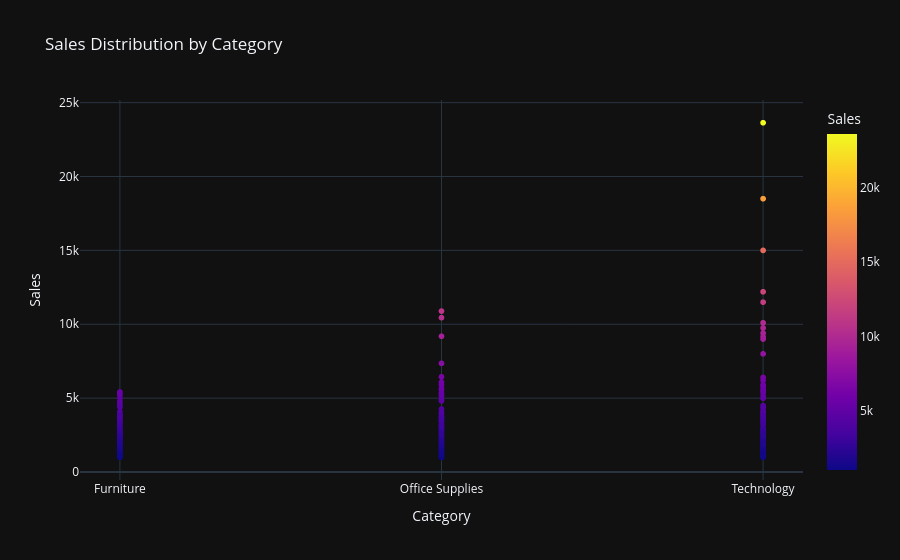

The notebook cell this image was saved under:
### Code cell
fig = px.scatter(toolkit,x="Category",y="Sales",color="Sales",template="plotly_dark",title="Sales Distribution by Category")
fig.show()

### Figure 1 — Plotly figure (JSON) as saved in the notebook; plotly's stock layout.template omitted (floating-point values rounded to 4 significant figures; data arrays with more than 128 entries replaced by an {"elided": "..."} marker saying what was removed)
{"data": [{"hovertemplate": "Category=%{x}<br>Sales=%{marker.color}<extra></extra>", "legendgroup": "", "marker": {"color": {"elided": "9994 int values"}, "coloraxis": "coloraxis", "symbol": "circle"}, "mode": "markers", "name": "", "showlegend": false, "type": "scattergl", "x": {"elided": "9994 str values"}, "xaxis": "x", "y": {"elided": "9994 int values"}, "yaxis": "y"}], "layout": {"coloraxis": {"colorbar": {"title": {"text": "Sales"}}, "colorscale": [[0, "#0d0887"], [0.1111, "#46039f"], [0.2222, "#7201a8"], [0.3333, "#9c179e"], [0.4444, "#bd3786"], [0.5556, "#d8576b"], [0.6667, "#ed7953"], [0.7778, "#fb9f3a"], [0.8889, "#fdca26"], [1, "#f0f921"]]}, "legend": {"tracegroupgap": 0}, "title": {"text": "Sales Distribution by Category"}, "xaxis": {"anchor": "y", "domain": [0, 1], "title": {"text": "Category"}}, "yaxis": {"anchor": "x", "domain": [0, 1], "title": {"text": "Sales"}}}}
